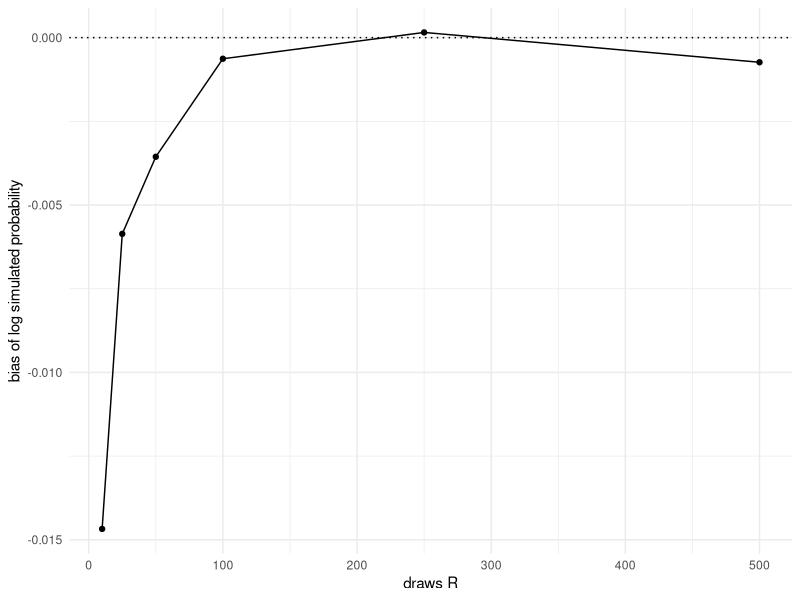
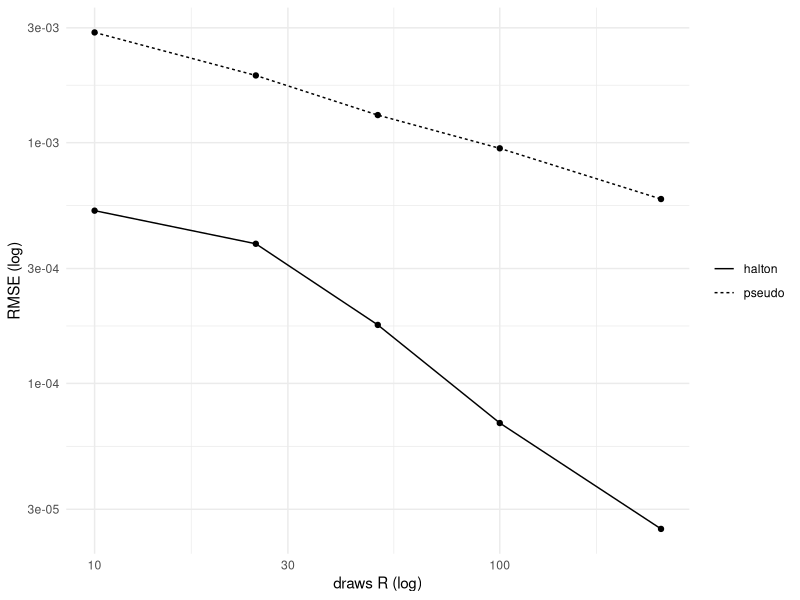

Source code (R) for these figures, in order:
## ---- chunk 1
#| label: setup
#| message: false
#| echo: false
library(ggplot2)
theme_set(theme_minimal())
## ---- chunk 2
#| label: fig-jensen-bias
#| fig-cap: "The simulation bias of the log: average simulated log-probability minus the truth, across 2,000 simulation replications, as the number of draws R grows. The probability simulator is unbiased at every R; its log is biased downward, with bias shrinking like 1/R."
#| fig-width: 6
#| fig-height: 3.2
set.seed(120)
## one person's integrand: T=8 logit terms at fixed x's and choices
V_fix <- c(0.8, -0.3, 0.5, -1.0, 0.2, 0.9, -0.6, 0.1)   # x't*beta for 8 tasks
y_fix <- c(1, 0, 1, 0, 1, 1, 0, 1)
seq_prob <- function(b) {
    P <- plogis(V_fix + b)
    prod(ifelse(y_fix == 1, P, 1 - P))
}
## truth by fine quadrature over b ~ N(0.5, 1)
grid <- seq(-6, 7, by = 0.001)
truth <- sum(sapply(grid, seq_prob) * dnorm(grid, 0.5, 1)) * 0.001

bias_at_R <- sapply(c(10, 25, 50, 100, 250, 500), function(R) {
    lp <- replicate(2000, {
        b <- rnorm(R, 0.5, 1)
        log(mean(sapply(b, seq_prob)))
    })
    c(R = R, bias = mean(lp) - log(truth))
})

ggplot(data.frame(t(bias_at_R)), aes(R, bias)) +
    geom_hline(yintercept = 0, linetype = "dotted") +
    geom_line() + geom_point() +
    labs(x = "draws R", y = "bias of log simulated probability")
## ---- chunk 3
set.seed(121)
## simulate the panel: N=500 shoppers, T=8 offers each
N <- 500; T <- 8
mu0_true <- 1.0; sig0_true <- 1.5
beta_true <- c(price = -1.2, ram16 = 0.6)

b0    <- rnorm(N, mu0_true, sig0_true)          # each person's intercept
price <- runif(N*T, 0.8, 2.4)
ram16 <- rbinom(N*T, 1, 0.5)
id    <- rep(1:N, each = T)
U     <- b0[id] + beta_true["price"]*price + beta_true["ram16"]*ram16 +
         rlogis(N*T)
y     <- as.integer(U > 0)
Xp    <- cbind(price, ram16)
## ---- chunk 4
## simulated log-likelihood; draws passed in (fixed) or NULL (redrawn: broken)
sll_re <- function(theta, y, Xp, id, N, Z = NULL, R = 100) {
    mu0  <- theta[1]
    sig0 <- exp(theta[2])                 # reparameterize: sigma > 0 always
    beta <- theta[3:4]
    if (is.null(Z)) Z <- matrix(rnorm(N*R), N, R)     # DON'T do this
    R <- ncol(Z)                          # draw count follows the draws
    V <- as.vector(Xp %*% beta)           # common part, all NT rows
    lseq <- matrix(0, N, R)
    for (r in 1:R) {
        b   <- mu0 + sig0 * Z[, r]        # location-scale map of fixed z's
        P   <- plogis(V + b[id])          # all NT probabilities under draw r
        Pyt <- ifelse(y == 1, P, 1 - P)
        lseq[, r] <- as.vector(rowsum(log(Pyt), id))  # per-person log seq prob
    }
    M <- apply(lseq, 1, max)              # log-sum-exp across draws, per person
    sum(M + log(rowMeans(exp(lseq - M))))
}
## ---- chunk 5
set.seed(122)
Z_fixed <- matrix(rnorm(N*100), N, 100)
start   <- c(0, log(1), 0, 0)

fit_fixed <- optim(start, sll_re, y = y, Xp = Xp, id = id, N = N,
                   Z = Z_fixed, method = "BFGS",
                   control = list(fnscale = -1))
fit_fresh <- optim(start, sll_re, y = y, Xp = Xp, id = id, N = N,
                   Z = NULL, method = "BFGS",
                   control = list(fnscale = -1, maxit = 500))

rbind(truth = c(mu0 = 1.0, log_sig0 = log(1.5), beta_true),
      fixed = fit_fixed$par,
      fresh = fit_fresh$par)
c(fixed_convergence = fit_fixed$convergence,
  fresh_convergence = fit_fresh$convergence)
## ---- chunk 6
#| label: fig-halton-vs-pseudo
#| fig-cap: "Root mean squared error of the simulated sequence probability against the number of draws, pseudo-random versus Halton (log-log scale). Halton's systematic coverage delivers the accuracy of several hundred pseudo-random draws with a fraction of the count."
#| fig-width: 6
#| fig-height: 3.2
halton <- function(n, base) {              # from @sec-draws
    r <- numeric(n)
    for (i in 1:n) { f <- 1; x <- 0; k <- i
        while (k > 0) { f <- f/base; x <- x + f*(k %% base); k <- k %/% base }
        r[i] <- x }
    r
}

set.seed(123)
rmse_at <- function(R) {
    pseudo <- replicate(500, mean(sapply(rnorm(R, 0.5, 1), seq_prob)))
    ## Halton: shift the sequence by a random offset each replication
    hbase  <- halton(R + 50, 2)[-(1:50)]
    haltn  <- replicate(500, {
        u <- (hbase + runif(1)) %% 1
        mean(sapply(qnorm(u, 0.5, 1), seq_prob))
    })
    c(R = R, pseudo = sqrt(mean((pseudo - truth)^2)),
      halton = sqrt(mean((haltn - truth)^2)))
}
acc <- data.frame(t(sapply(c(10, 25, 50, 100, 250), rmse_at)))

ggplot(reshape(acc, direction = "long", varying = c("pseudo", "halton"),
               v.names = "rmse", timevar = "type",
               times = c("pseudo", "halton")),
       aes(R, rmse, linetype = type)) +
    geom_line() + geom_point() +
    scale_x_log10() + scale_y_log10() +
    labs(x = "draws R (log)", y = "RMSE (log)", linetype = NULL)
## ---- chunk 7
set.seed(124)
fit_at_R <- function(R) {
    ## person n gets segment n of one long Halton sequence, then a common
    ## random shift and the qnorm transform (the scheme @sec-mixed-msl reuses)
    h    <- halton(N*R + 50, 2)[-(1:50)]
    hseg <- matrix(qnorm((h + runif(1)) %% 1), N, R, byrow = TRUE)
    optim(start, sll_re, y = y, Xp = Xp, id = id, N = N,
          Z = hseg, method = "BFGS", control = list(fnscale = -1))$par
}
res <- sapply(c(25, 50, 100, 200), fit_at_R)
rownames(res) <- c("mu0", "log_sig0", "price", "ram16")
round(rbind(res, sigma0 = exp(res[2, ])), 3)
